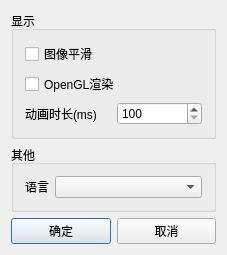
<?xml version="1.0" encoding="UTF-8"?>
<ui version="4.0">
 <class>ConfigDlg</class>
 <widget class="QDialog" name="ConfigDlg">
  <property name="geometry">
   <rect>
    <x>0</x>
    <y>0</y>
    <width>227</width>
    <height>244</height>
   </rect>
  </property>
  <property name="windowTitle">
   <string>设置</string>
  </property>
  <layout class="QVBoxLayout" name="verticalLayout_2">
   <item>
    <widget class="QGroupBox" name="groupBox">
     <property name="title">
      <string>显示</string>
     </property>
     <layout class="QVBoxLayout" name="verticalLayout">
      <item>
       <widget class="QCheckBox" name="chkSmooth">
        <property name="text">
         <string>图像平滑</string>
        </property>
       </widget>
      </item>
      <item>
       <widget class="QCheckBox" name="chkOpenGL">
        <property name="text">
         <string>OpenGL渲染</string>
        </property>
       </widget>
      </item>
      <item>
       <layout class="QHBoxLayout" name="horizontalLayout">
        <item>
         <widget class="QLabel" name="label">
          <property name="text">
           <string>动画时长(ms)</string>
          </property>
         </widget>
        </item>
        <item>
         <widget class="QSpinBox" name="spinBox">
          <property name="minimum">
           <number>100</number>
          </property>
          <property name="maximum">
           <number>3000</number>
          </property>
         </widget>
        </item>
       </layout>
      </item>
     </layout>
    </widget>
   </item>
   <item>
    <widget class="QGroupBox" name="groupBox_2">
     <property name="title">
      <string>其他</string>
     </property>
     <layout class="QHBoxLayout" name="horizontalLayout_3">
      <item>
       <widget class="QLabel" name="label_2">
        <property name="sizePolicy">
         <sizepolicy hsizetype="Fixed" vsizetype="Preferred">
          <horstretch>0</horstretch>
          <verstretch>0</verstretch>
         </sizepolicy>
        </property>
        <property name="text">
         <string>语言</string>
        </property>
       </widget>
      </item>
      <item>
       <widget class="QComboBox" name="comboBoxLanguage"/>
      </item>
     </layout>
    </widget>
   </item>
   <item>
    <layout class="QHBoxLayout" name="horizontalLayout_2">
     <item>
      <widget class="QPushButton" name="btnOk">
       <property name="text">
        <string>确定</string>
       </property>
      </widget>
     </item>
     <item>
      <widget class="QPushButton" name="btnCancel">
       <property name="text">
        <string>取消</string>
       </property>
      </widget>
     </item>
    </layout>
   </item>
  </layout>
 </widget>
 <layoutdefault spacing="6" margin="11"/>
 <resources/>
 <connections/>
</ui>
